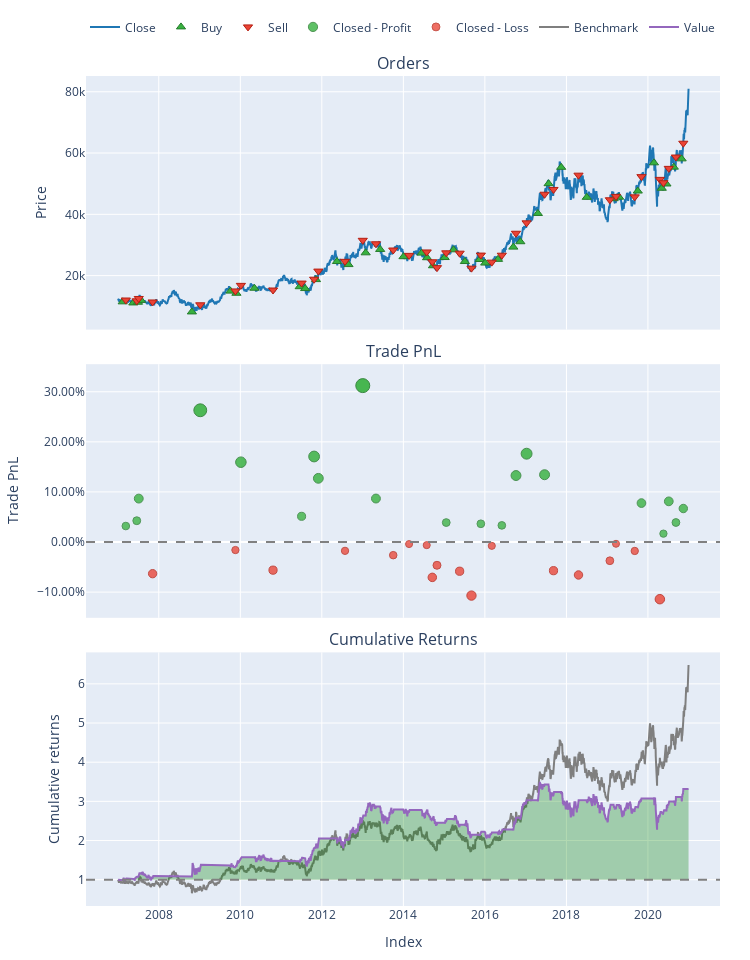

Notebook source saved alongside this figure:
### Code cell
df = stock.get_market_ohlcv(start, end, ticker)
# for win in range(6, 20):
krxBB(df, window)

### Figure 1 — Plotly figure (JSON) as saved in the notebook; plotly's stock layout.template omitted (floating-point values rounded to 4 significant figures; data arrays with more than 128 entries replaced by an {"elided": "..."} marker saying what was removed)
{"data": [{"legendgroup": "0", "line": {"color": "#1f77b4"}, "name": "Close", "showlegend": true, "type": "scatter", "uid": "8b239ee1-8efe-4669-a966-c138581b0045", "x": {"elided": "3461 str values"}, "xaxis": "x", "y": {"elided": "3461 int values"}, "yaxis": "y"}, {"customdata": [[0, 0.008655, 0.9901], [2, 0.009218, 1.021], [4, 0.009403, 1.064], [6, 0.009696, 1.156], [8, 0.01329, 1.083], [10, 0.009141, 1.366], [12, 0.009438, 1.344], [14, 0.009799, 1.556], [16, 0.008971, 1.47], [18, 0.009786, 1.544], [20, 0.009654, 1.805], [22, 0.008262, 2.033], [24, 0.008462, 1.997], [26, 0.009528, 2.615], [28, 0.009948, 2.839], [30, 0.01056, 2.765], [32, 0.01007, 2.754], [34, 0.01059, 2.737], [36, 0.01096, 2.546], [38, 0.009378, 2.429], [40, 0.008875, 2.522], [42, 0.009661, 2.377], [44, 0.008413, 2.125], [46, 0.009136, 2.202], [48, 0.008636, 2.185], [50, 0.007703, 2.257], [52, 0.008221, 2.553], [54, 0.007446, 2.999], [56, 0.006796, 3.398], [58, 0.005793, 3.206], [60, 0.006579, 2.997], [62, 0.006399, 2.886], [64, 0.006307, 2.876], [66, 0.005935, 2.825], [68, 0.005356, 3.042], [70, 0.005564, 2.699], [72, 0.005498, 2.743], [74, 0.00535, 2.964], [76, 0.005298, 3.078]], "hovertemplate": "Order Id: %{customdata[0]}<br>Timestamp: %{x}<br>Price: %{y}<br>Size: %{customdata[1]:.6f}<br>Fees: %{customdata[2]:.6f}", "legendgroup": "1", "marker": {"color": "#37B13F", "line": {"color": "rgb(38,123,44)", "width": 1}, "size": 8, "symbol": "triangle-up"}, "mode": "markers", "name": "Buy", "type": "scatter", "uid": "d193673c-4997-47dc-a6e8-8c3a2fee22e0", "x": ["2007-02-12T00:00:00", "2007-05-18T00:00:00", "2007-06-29T00:00:00", "2007-07-27T00:00:00", "2008-10-24T00:00:00", "2009-10-05T00:00:00", "2009-11-27T00:00:00", "2010-05-07T00:00:00", "2011-06-17T00:00:00", "2011-08-05T00:00:00", "2011-11-10T00:00:00", "2012-05-16T00:00:00", "2012-08-27T00:00:00", "2013-01-28T00:00:00", "2013-06-07T00:00:00", "2014-01-02T00:00:00", "2014-06-13T00:00:00", "2014-08-01T00:00:00", "2014-09-23T00:00:00", "2015-01-06T00:00:00", "2015-03-26T00:00:00", "2015-07-06T00:00:00", "2015-11-16T00:00:00", "2016-01-04T00:00:00", "2016-04-28T00:00:00", "2016-09-12T00:00:00", "2016-11-14T00:00:00", "2017-04-20T00:00:00", "2017-07-25T00:00:00", "2017-11-15T00:00:00", "2018-07-02T00:00:00", "2019-02-28T00:00:00", "2019-04-18T00:00:00", "2019-10-02T00:00:00", "2020-02-24T00:00:00", "2020-05-04T00:00:00", "2020-06-15T00:00:00", "2020-08-20T00:00:00", "2020-10-29T00:00:00"], "xaxis": "x", "y": [11440, 11080, 11320, 11920, 8150, 14940, 14240, 15880, 16380, 15780, 18700, 24600, 23600, 27440, 28540, 26180, 27340, 25840, 23220, 25900, 28420, 24600, 25260, 24100, 25300, 29300, 31060, 40280, 50000, 55340, 45550, 45100, 45600, 47600, 56800, 48500, 49900, 55400, 58100], "yaxis": "y"}, {"customdata": [[1, 0.008655, 1.042], [3, 0.009218, 1.086], [5, 0.009403, 1.179], [7, 0.009696, 1.105], [9, 0.01329, 1.393], [11, 0.009141, 1.371], [13, 0.009438, 1.587], [15, 0.009799, 1.499], [17, 0.008971, 1.575], [19, 0.009786, 1.842], [21, 0.009654, 2.074], [23, 0.008262, 2.037], [25, 0.008462, 2.667], [27, 0.009528, 2.897], [29, 0.009948, 2.821], [31, 0.01056, 2.81], [33, 0.01007, 2.792], [35, 0.01059, 2.597], [37, 0.01096, 2.478], [39, 0.009378, 2.573], [41, 0.008875, 2.425], [43, 0.009661, 2.168], [45, 0.008413, 2.246], [47, 0.009136, 2.229], [49, 0.008636, 2.302], [51, 0.007703, 2.605], [53, 0.008221, 3.06], [55, 0.007446, 3.467], [57, 0.006796, 3.27], [59, 0.005793, 3.057], [61, 0.006579, 2.944], [63, 0.006399, 2.934], [65, 0.006307, 2.882], [67, 0.005935, 3.104], [69, 0.005356, 2.753], [71, 0.005564, 2.799], [73, 0.005498, 3.024], [75, 0.00535, 3.141], [77, 0.005298, 3.349]], "hovertemplate": "Order Id: %{customdata[0]}<br>Timestamp: %{x}<br>Price: %{y}<br>Size: %{customdata[1]:.6f}<br>Fees: %{customdata[2]:.6f}", "legendgroup": "2", "marker": {"color": "#EA4335", "line": {"color": "rgb(181,31,18)", "width": 1}, "size": 8, "symbol": "triangle-down"}, "mode": "markers", "name": "Sell", "type": "scatter", "uid": "7160a39f-a3fe-4e09-b603-2ba225626640", "x": ["2007-03-12T00:00:00", "2007-06-18T00:00:00", "2007-07-06T00:00:00", "2007-11-07T00:00:00", "2009-01-07T00:00:00", "2009-11-18T00:00:00", "2010-01-06T00:00:00", "2010-10-21T00:00:00", "2011-07-04T00:00:00", "2011-10-24T00:00:00", "2011-12-01T00:00:00", "2012-07-27T00:00:00", "2013-01-02T00:00:00", "2013-04-30T00:00:00", "2013-10-02T00:00:00", "2014-02-21T00:00:00", "2014-07-29T00:00:00", "2014-09-17T00:00:00", "2014-10-29T00:00:00", "2015-01-20T00:00:00", "2015-05-20T00:00:00", "2015-09-03T00:00:00", "2015-11-26T00:00:00", "2016-03-03T00:00:00", "2016-06-01T00:00:00", "2016-10-06T00:00:00", "2017-01-09T00:00:00", "2017-06-19T00:00:00", "2017-09-07T00:00:00", "2018-04-19T00:00:00", "2019-01-25T00:00:00", "2019-03-21T00:00:00", "2019-09-05T00:00:00", "2019-11-04T00:00:00", "2020-04-17T00:00:00", "2020-05-19T00:00:00", "2020-07-06T00:00:00", "2020-09-08T00:00:00", "2020-11-13T00:00:00"], "xaxis": "x", "y": [12040, 11780, 12540, 11400, 10480, 15000, 16820, 15300, 17560, 18820, 21480, 24660, 31520, 30400, 28360, 26600, 27720, 24520, 22600, 27440, 27320, 22440, 26700, 24400, 26660, 33820, 37220, 46560, 48120, 52780, 44750, 45850, 45700, 52300, 51400, 50300, 55000, 58700, 63200], "yaxis": "y"}, {"customdata": [[0, 0, 3.161, 0.03192], [1, 1, 4.346, 0.04255], [2, 2, 9.228, 0.0867], [4, 4, 28.5, 0.263], [6, 6, 21.42, 0.1594], [8, 8, 7.541, 0.05132], [9, 9, 26.36, 0.1707], [10, 10, 22.96, 0.1272], [12, 12, 62.36, 0.3122], [13, 13, 22.69, 0.08679], [19, 19, 9.44, 0.03886], [22, 22, 7.743, 0.03644], [24, 24, 7.258, 0.03322], [25, 25, 29.95, 0.1327], [26, 26, 45.03, 0.1763], [27, 27, 40.29, 0.1343], [33, 33, 21.97, 0.07775], [35, 35, 4.518, 0.01674], [36, 36, 22.27, 0.08118], [37, 37, 11.55, 0.03897], [38, 38, 20.59, 0.0669]], "hovertemplate": "Exit Trade Id: %{customdata[0]}<br>Position Id: %{customdata[1]}<br>Exit Timestamp: %{x}<br>PnL: %{customdata[2]:.6f}<br>Return: %{customdata[3]:.2%}", "legendgroup": "3", "marker": {"color": "#37B13F", "line": {"color": "rgb(38,123,44)", "width": 1}, "opacity": [0.7638, 0.769, 0.7904, 0.8761, 0.8257, 0.7732, 0.8312, 0.8101, 0.9, 0.7905, 0.7672, 0.766, 0.7644, 0.8128, 0.834, 0.8136, 0.7861, 0.7564, 0.7877, 0.7672, 0.7808], "size": [7.644, 7.885, 8.886, 12.88, 10.53, 8.083, 10.79, 9.804, 14, 8.888, 7.801, 7.746, 7.673, 9.929, 10.92, 9.966, 8.683, 7.299, 8.761, 7.804, 8.437], "symbol": "circle"}, "mode": "markers", "name": "Closed - Profit", "type": "scatter", "uid": "1f7993b4-7be5-4d2b-aa06-3d1302e9097f", "x": ["2007-03-12T00:00:00", "2007-06-18T00:00:00", "2007-07-06T00:00:00", "2009-01-07T00:00:00", "2010-01-06T00:00:00", "2011-07-04T00:00:00", "2011-10-24T00:00:00", "2011-12-01T00:00:00", "2013-01-02T00:00:00", "2013-04-30T00:00:00", "2015-01-20T00:00:00", "2015-11-26T00:00:00", "2016-06-01T00:00:00", "2016-10-06T00:00:00", "2017-01-09T00:00:00", "2017-06-19T00:00:00", "2019-11-04T00:00:00", "2020-05-19T00:00:00", "2020-07-06T00:00:00", "2020-09-08T00:00:00", "2020-11-13T00:00:00"], "xaxis": "x2", "y": [0.03192, 0.04255, 0.0867, 0.263, 0.1594, 0.05132, 0.1707, 0.1272, 0.3122, 0.08679, 0.03886, 0.03644, 0.03322, 0.1327, 0.1763, 0.1343, 0.07775, 0.01674, 0.08118, 0.03897, 0.0669], "yaxis": "y2"}, {"customdata": [[3, 3, -7.303, -0.06319], [5, 5, -2.188, -0.01602], [7, 7, -8.739, -0.05616], [11, 11, -3.574, -0.01759], [14, 14, -7.451, -0.02624], [15, 15, -1.139, -0.004118], [16, 16, -1.719, -0.00624], [17, 17, -19.32, -0.07057], [18, 18, -11.82, -0.04643], [20, 20, -14.71, -0.05832], [21, 21, -25.41, -0.1069], [23, 23, -1.69, -0.007676], [28, 28, -19.45, -0.05722], [29, 29, -21.09, -0.0658], [30, 30, -11.2, -0.03739], [31, 31, -1.021, -0.003537], [32, 32, -5.127, -0.01783], [34, 34, -34.72, -0.1141]], "hovertemplate": "Exit Trade Id: %{customdata[0]}<br>Position Id: %{customdata[1]}<br>Exit Timestamp: %{x}<br>PnL: %{customdata[2]:.6f}<br>Return: %{customdata[3]:.2%}", "legendgroup": "4", "marker": {"color": "#EA4335", "line": {"color": "rgb(181,31,18)", "width": 1}, "opacity": [0.779, 0.7561, 0.7756, 0.7568, 0.761, 0.7503, 0.7513, 0.7826, 0.7708, 0.7766, 0.8002, 0.752, 0.7761, 0.7803, 0.7664, 0.75, 0.7569, 0.8037], "size": [8.353, 7.283, 8.193, 7.319, 7.515, 7.013, 7.061, 8.52, 7.973, 8.242, 9.344, 7.094, 8.217, 8.412, 7.768, 7, 7.324, 9.508], "symbol": "circle"}, "mode": "markers", "name": "Closed - Loss", "type": "scatter", "uid": "bac9f6ff-8dba-4b0e-8d59-11248c0a7ca4", "x": ["2007-11-07T00:00:00", "2009-11-18T00:00:00", "2010-10-21T00:00:00", "2012-07-27T00:00:00", "2013-10-02T00:00:00", "2014-02-21T00:00:00", "2014-07-29T00:00:00", "2014-09-17T00:00:00", "2014-10-29T00:00:00", "2015-05-20T00:00:00", "2015-09-03T00:00:00", "2016-03-03T00:00:00", "2017-09-07T00:00:00", "2018-04-19T00:00:00", "2019-01-25T00:00:00", "2019-03-21T00:00:00", "2019-09-05T00:00:00", "2020-04-17T00:00:00"], "xaxis": "x2", "y": [-0.06319, -0.01602, -0.05616, -0.01759, -0.02624, -0.004118, -0.00624, -0.07057, -0.04643, -0.05832, -0.1069, -0.007676, -0.05722, -0.0658, -0.03739, -0.003537, -0.01783, -0.1141], "yaxis": "y2"}, {"legendgroup": "5", "line": {"color": "#7f7f7f"}, "name": "Benchmark", "showlegend": true, "type": "scatter", "uid": "9ed5335f-1da1-4908-8343-540a7bcec6f8", "x": {"elided": "3461 str values"}, "xaxis": "x3", "y": {"elided": "3461 float values"}, "yaxis": "y3"}, {"hoverinfo": "skip", "legendgroup": "6", "line": {"color": "rgba(0, 0, 0, 0)", "width": 0}, "opacity": 0, "showlegend": false, "type": "scatter", "uid": "6dc41706-febb-42ed-8d29-6f9eef589a37", "x": {"elided": "3461 str values"}, "xaxis": "x3", "y": {"elided": "3461 int values"}, "yaxis": "y3"}, {"connectgaps": false, "fill": "tonexty", "fillcolor": "rgba(0, 128, 0, 0.3)", "hoverinfo": "skip", "legendgroup": "6", "line": {"color": "rgba(0, 0, 0, 0)", "width": 0}, "opacity": 0, "showlegend": false, "type": "scatter", "uid": "6bacea66-d568-4f89-b6ad-0ea2f61776a5", "x": {"elided": "3461 str values"}, "xaxis": "x3", "y": {"elided": "3461 float values"}, "yaxis": "y3"}, {"hoverinfo": "skip", "legendgroup": "6", "line": {"color": "rgba(0, 0, 0, 0)", "width": 0}, "opacity": 0, "showlegend": false, "type": "scatter", "uid": "ca3776b3-0790-4da9-b5ca-74ab6fe01b45", "x": {"elided": "3461 str values"}, "xaxis": "x3", "y": {"elided": "3461 int values"}, "yaxis": "y3"}, {"connectgaps": false, "fill": "tonexty", "fillcolor": "rgba(255, 0, 0, 0.3)", "hoverinfo": "skip", "legendgroup": "6", "line": {"color": "rgba(0, 0, 0, 0)", "width": 0}, "opacity": 0, "showlegend": false, "type": "scatter", "uid": "420b9947-5deb-4cd1-8d2c-a013ac9c1400", "x": {"elided": "3461 str values"}, "xaxis": "x3", "y": {"elided": "3461 float values"}, "yaxis": "y3"}, {"legendgroup": "7", "line": {"color": "#9467bd"}, "name": "Value", "showlegend": true, "type": "scatter", "uid": "4e8acc62-4730-41a8-b6ac-02a6a8d01cc6", "x": {"elided": "3461 str values"}, "xaxis": "x3", "y": {"elided": "3461 float values"}, "yaxis": "y3"}, {"hoverinfo": "skip", "legendgroup": "6", "line": {"color": "rgba(0, 0, 0, 0)", "width": 0}, "opacity": 0, "showlegend": false, "type": "scatter", "uid": "a311ab79-6035-4025-aff6-6edd0eefc099", "x": {"elided": "3461 str values"}, "xaxis": "x3", "y": {"elided": "3461 int values"}, "yaxis": "y3"}], "layout": {"annotations": [{"font": {"size": 16}, "showarrow": false, "text": "Orders", "x": 0.5, "xanchor": "center", "xref": "paper", "y": 1, "yanchor": "bottom", "yref": "paper"}, {"font": {"size": 16}, "showarrow": false, "text": "Trade PnL", "x": 0.5, "xanchor": "center", "xref": "paper", "y": 0.6528, "yanchor": "bottom", "yref": "paper"}, {"font": {"size": 16}, "showarrow": false, "text": "Cumulative Returns", "x": 0.5, "xanchor": "center", "xref": "paper", "y": 0.3056, "yanchor": "bottom", "yref": "paper"}], "height": 960, "legend": {"orientation": "h", "traceorder": "normal", "x": 1, "xanchor": "right", "y": 1.042, "yanchor": "bottom"}, "margin": {"b": 30, "l": 30, "r": 30, "t": 30}, "shapes": [{"line": {"color": "gray", "dash": "dash"}, "type": "line", "x0": 0, "x1": 1, "xref": "paper", "y0": 0, "y1": 0, "yref": "y2"}, {"line": {"color": "gray", "dash": "dash"}, "type": "line", "x0": 0, "x1": 1, "xref": "paper", "y0": 1, "y1": 1, "yref": "y3"}], "showlegend": true, "width": 750, "xaxis": {"anchor": "y", "domain": [0, 1], "matches": "x3", "showticklabels": false}, "xaxis2": {"anchor": "y2", "domain": [0, 1], "matches": "x3", "showticklabels": false}, "xaxis3": {"anchor": "y3", "domain": [0, 1], "title": {"text": "Index"}}, "yaxis": {"anchor": "x", "domain": [0.6944, 1], "title": {"text": "Price"}}, "yaxis2": {"anchor": "x2", "domain": [0.3472, 0.6528], "tickformat": ".2%", "title": {"text": "Trade PnL"}}, "yaxis3": {"anchor": "x3", "domain": [0, 0.3056], "title": {"text": "Cumulative returns"}}}}
